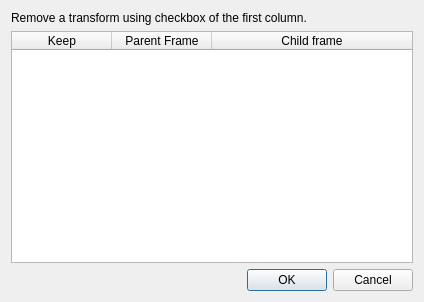
<?xml version="1.0" encoding="UTF-8"?>
<ui version="4.0">
 <class>FilterFrames</class>
 <widget class="QDialog" name="FilterFrames">
  <property name="geometry">
   <rect>
    <x>0</x>
    <y>0</y>
    <width>424</width>
    <height>302</height>
   </rect>
  </property>
  <property name="windowTitle">
   <string>Remove specific transforms from TF</string>
  </property>
  <layout class="QVBoxLayout" name="verticalLayout">
   <item>
    <widget class="QLabel" name="label">
     <property name="text">
      <string>Remove a transform using checkbox of the first column.</string>
     </property>
    </widget>
   </item>
   <item>
    <widget class="QTableWidget" name="tableWidget">
     <property name="selectionMode">
      <enum>QAbstractItemView::NoSelection</enum>
     </property>
     <attribute name="horizontalHeaderMinimumSectionSize">
      <number>50</number>
     </attribute>
     <attribute name="horizontalHeaderDefaultSectionSize">
      <number>100</number>
     </attribute>
     <attribute name="horizontalHeaderHighlightSections">
      <bool>true</bool>
     </attribute>
     <attribute name="horizontalHeaderStretchLastSection">
      <bool>true</bool>
     </attribute>
     <attribute name="verticalHeaderVisible">
      <bool>false</bool>
     </attribute>
     <column>
      <property name="text">
       <string>Keep</string>
      </property>
     </column>
     <column>
      <property name="text">
       <string>Parent Frame</string>
      </property>
     </column>
     <column>
      <property name="text">
       <string>Child frame</string>
      </property>
     </column>
    </widget>
   </item>
   <item>
    <widget class="QDialogButtonBox" name="buttonBox">
     <property name="orientation">
      <enum>Qt::Horizontal</enum>
     </property>
     <property name="standardButtons">
      <set>QDialogButtonBox::Cancel|QDialogButtonBox::Ok</set>
     </property>
    </widget>
   </item>
  </layout>
 </widget>
 <resources/>
 <connections>
  <connection>
   <sender>buttonBox</sender>
   <signal>accepted()</signal>
   <receiver>FilterFrames</receiver>
   <slot>accept()</slot>
   <hints>
    <hint type="sourcelabel">
     <x>248</x>
     <y>254</y>
    </hint>
    <hint type="destinationlabel">
     <x>157</x>
     <y>274</y>
    </hint>
   </hints>
  </connection>
  <connection>
   <sender>buttonBox</sender>
   <signal>rejected()</signal>
   <receiver>FilterFrames</receiver>
   <slot>reject()</slot>
   <hints>
    <hint type="sourcelabel">
     <x>316</x>
     <y>260</y>
    </hint>
    <hint type="destinationlabel">
     <x>286</x>
     <y>274</y>
    </hint>
   </hints>
  </connection>
 </connections>
</ui>
